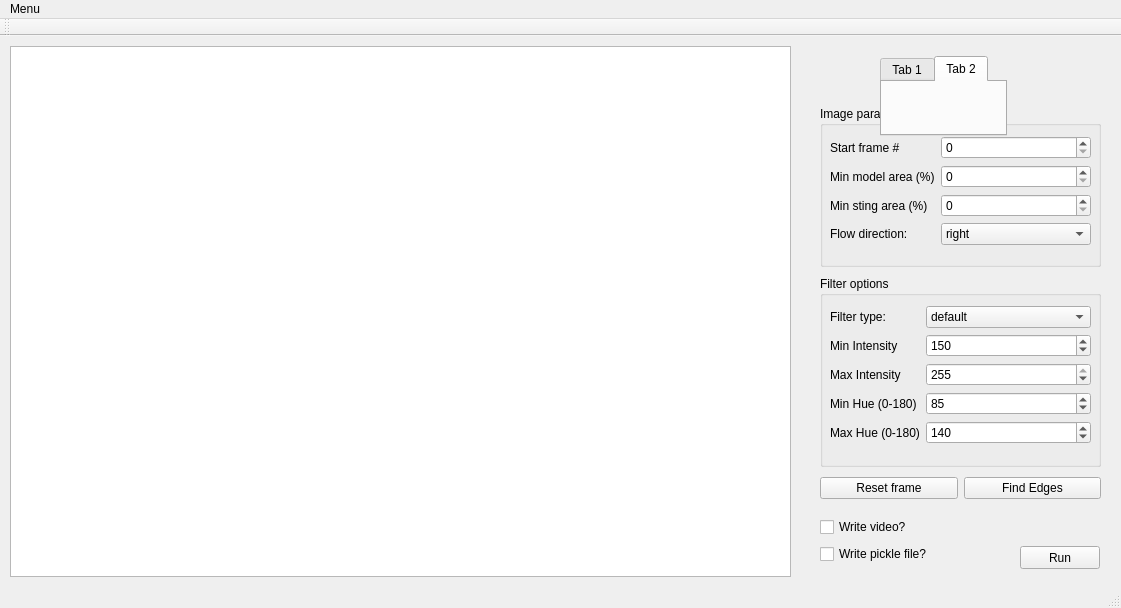
<?xml version="1.0" encoding="UTF-8"?>
<ui version="4.0">
 <class>MainWindow</class>
 <widget class="QMainWindow" name="MainWindow">
  <property name="geometry">
   <rect>
    <x>0</x>
    <y>0</y>
    <width>1121</width>
    <height>608</height>
   </rect>
  </property>
  <property name="windowTitle">
   <string>MainWindow</string>
  </property>
  <widget class="QWidget" name="centralwidget">
   <widget class="QGraphicsView" name="graphicsView">
    <property name="geometry">
     <rect>
      <x>10</x>
      <y>10</y>
      <width>781</width>
      <height>531</height>
     </rect>
    </property>
    <property name="tabletTracking">
     <bool>false</bool>
    </property>
   </widget>
   <widget class="QWidget" name="verticalLayoutWidget">
    <property name="geometry">
     <rect>
      <x>820</x>
      <y>480</y>
      <width>157</width>
      <height>50</height>
     </rect>
    </property>
    <layout class="QVBoxLayout" name="verticalLayout">
     <item>
      <widget class="QCheckBox" name="checkBox_2">
       <property name="text">
        <string>Write video?</string>
       </property>
      </widget>
     </item>
     <item>
      <widget class="QCheckBox" name="checkBox">
       <property name="text">
        <string>Write pickle file?</string>
       </property>
      </widget>
     </item>
    </layout>
   </widget>
   <widget class="QPushButton" name="pushButton_2">
    <property name="geometry">
     <rect>
      <x>1020</x>
      <y>510</y>
      <width>80</width>
      <height>23</height>
     </rect>
    </property>
    <property name="text">
     <string>Run</string>
    </property>
   </widget>
   <widget class="QGroupBox" name="groupBox">
    <property name="geometry">
     <rect>
      <x>820</x>
      <y>240</y>
      <width>281</width>
      <height>191</height>
     </rect>
    </property>
    <property name="title">
     <string>Filter options</string>
    </property>
    <widget class="QWidget" name="formLayoutWidget_2">
     <property name="geometry">
      <rect>
       <x>10</x>
       <y>30</y>
       <width>261</width>
       <height>151</height>
      </rect>
     </property>
     <layout class="QFormLayout" name="formLayout_2">
      <item row="0" column="1">
       <widget class="QComboBox" name="comboBox_3">
        <item>
         <property name="text">
          <string>default</string>
         </property>
        </item>
        <item>
         <property name="text">
          <string>GRAY</string>
         </property>
        </item>
        <item>
         <property name="text">
          <string>HSV-sq</string>
         </property>
        </item>
       </widget>
      </item>
      <item row="0" column="0">
       <widget class="QLabel" name="label_4">
        <property name="text">
         <string>Filter type:</string>
        </property>
       </widget>
      </item>
      <item row="1" column="1">
       <widget class="QSpinBox" name="minIntensity">
        <property name="maximum">
         <number>242</number>
        </property>
        <property name="value">
         <number>150</number>
        </property>
       </widget>
      </item>
      <item row="2" column="1">
       <widget class="QSpinBox" name="maxIntensity">
        <property name="maximum">
         <number>255</number>
        </property>
        <property name="value">
         <number>255</number>
        </property>
       </widget>
      </item>
      <item row="3" column="1">
       <widget class="QSpinBox" name="minHue">
        <property name="maximum">
         <number>180</number>
        </property>
        <property name="value">
         <number>85</number>
        </property>
       </widget>
      </item>
      <item row="4" column="1">
       <widget class="QSpinBox" name="maxHue">
        <property name="maximum">
         <number>180</number>
        </property>
        <property name="value">
         <number>140</number>
        </property>
       </widget>
      </item>
      <item row="1" column="0">
       <widget class="QLabel" name="label_5">
        <property name="text">
         <string>Min Intensity</string>
        </property>
       </widget>
      </item>
      <item row="2" column="0">
       <widget class="QLabel" name="label_6">
        <property name="text">
         <string>Max Intensity</string>
        </property>
       </widget>
      </item>
      <item row="3" column="0">
       <widget class="QLabel" name="label_8">
        <property name="text">
         <string>Min Hue (0-180)</string>
        </property>
       </widget>
      </item>
      <item row="4" column="0">
       <widget class="QLabel" name="label_9">
        <property name="text">
         <string>Max Hue (0-180)</string>
        </property>
       </widget>
      </item>
     </layout>
    </widget>
   </widget>
   <widget class="QGroupBox" name="groupBox_2">
    <property name="geometry">
     <rect>
      <x>820</x>
      <y>70</y>
      <width>281</width>
      <height>161</height>
     </rect>
    </property>
    <property name="title">
     <string>Image parameters</string>
    </property>
    <widget class="QWidget" name="formLayoutWidget">
     <property name="geometry">
      <rect>
       <x>10</x>
       <y>30</y>
       <width>261</width>
       <height>121</height>
      </rect>
     </property>
     <layout class="QFormLayout" name="formLayout">
      <item row="0" column="0">
       <widget class="QLabel" name="label_7">
        <property name="text">
         <string>Start frame #</string>
        </property>
       </widget>
      </item>
      <item row="0" column="1">
       <widget class="QSpinBox" name="spinBox_firstFrame">
        <property name="maximum">
         <number>100000</number>
        </property>
       </widget>
      </item>
      <item row="1" column="0">
       <widget class="QLabel" name="label">
        <property name="text">
         <string>Min model area (%)</string>
        </property>
       </widget>
      </item>
      <item row="1" column="1">
       <widget class="QSpinBox" name="spinBox"/>
      </item>
      <item row="2" column="0">
       <widget class="QLabel" name="label_2">
        <property name="text">
         <string>Min sting area (%)</string>
        </property>
       </widget>
      </item>
      <item row="2" column="1">
       <widget class="QSpinBox" name="spinBox_2"/>
      </item>
      <item row="3" column="0">
       <widget class="QLabel" name="label_3">
        <property name="text">
         <string>Flow direction:</string>
        </property>
       </widget>
      </item>
      <item row="3" column="1">
       <widget class="QComboBox" name="comboBox">
        <item>
         <property name="text">
          <string>right</string>
         </property>
        </item>
        <item>
         <property name="text">
          <string>left</string>
         </property>
        </item>
       </widget>
      </item>
     </layout>
    </widget>
   </widget>
   <widget class="QTabWidget" name="tabWidget">
    <property name="geometry">
     <rect>
      <x>880</x>
      <y>20</y>
      <width>127</width>
      <height>80</height>
     </rect>
    </property>
    <property name="currentIndex">
     <number>1</number>
    </property>
    <widget class="QWidget" name="tab">
     <attribute name="title">
      <string>Tab 1</string>
     </attribute>
    </widget>
    <widget class="QWidget" name="tab_2">
     <attribute name="title">
      <string>Tab 2</string>
     </attribute>
    </widget>
   </widget>
   <widget class="QWidget" name="">
    <property name="geometry">
     <rect>
      <x>820</x>
      <y>440</y>
      <width>281</width>
      <height>25</height>
     </rect>
    </property>
    <layout class="QHBoxLayout" name="horizontalLayout">
     <item>
      <widget class="QPushButton" name="pushButton_3">
       <property name="text">
        <string>Reset frame</string>
       </property>
      </widget>
     </item>
     <item>
      <widget class="QPushButton" name="pushButton">
       <property name="text">
        <string>Find Edges</string>
       </property>
      </widget>
     </item>
    </layout>
   </widget>
  </widget>
  <widget class="QMenuBar" name="menubar">
   <property name="geometry">
    <rect>
     <x>0</x>
     <y>0</y>
     <width>1121</width>
     <height>20</height>
    </rect>
   </property>
   <widget class="QMenu" name="menuMenu">
    <property name="title">
     <string>Menu</string>
    </property>
    <widget class="QMenu" name="menuFilters">
     <property name="title">
      <string>Filters</string>
     </property>
     <addaction name="actionLoad_Filter_2"/>
     <addaction name="actionSave_Filter_2"/>
    </widget>
    <addaction name="actionLoad_video"/>
    <addaction name="menuFilters"/>
    <addaction name="actionExit_2"/>
   </widget>
   <addaction name="menuMenu"/>
  </widget>
  <widget class="QStatusBar" name="statusbar"/>
  <widget class="QToolBar" name="toolBar">
   <property name="windowTitle">
    <string>toolBar</string>
   </property>
   <attribute name="toolBarArea">
    <enum>TopToolBarArea</enum>
   </attribute>
   <attribute name="toolBarBreak">
    <bool>false</bool>
   </attribute>
  </widget>
  <action name="actionLoad_video">
   <property name="text">
    <string>Load video</string>
   </property>
  </action>
  <action name="actionExit">
   <property name="text">
    <string>Exit</string>
   </property>
  </action>
  <action name="actionSave_Filter">
   <property name="text">
    <string>Save Filter</string>
   </property>
  </action>
  <action name="actionLoad_Filter_2">
   <property name="text">
    <string>Load Filter</string>
   </property>
  </action>
  <action name="actionSave_Filter_2">
   <property name="text">
    <string>Save Filter</string>
   </property>
  </action>
  <action name="actionExit_2">
   <property name="text">
    <string>Exit</string>
   </property>
  </action>
 </widget>
 <resources/>
 <connections/>
</ui>
